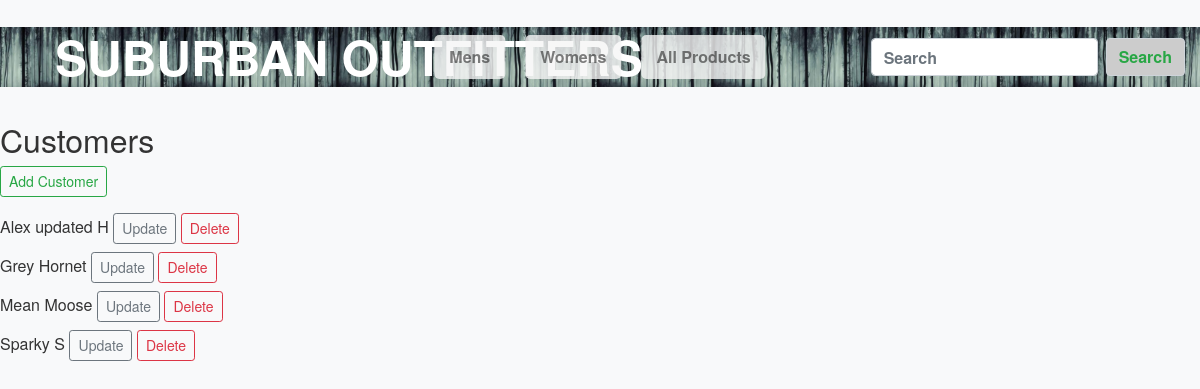
/customers/customer_list/, run on the app's committed database.
### customer/models.py (models this page shows, shortened)
class Customer(models.Model):
    firstName = models.CharField(max_length=100)
    lastName = models.CharField(max_length=100)
    address = models.CharField(max_length=200)

### customer/views.py (the view)
# urls.py: path('customer_list/', views.CustomerListView.as_view(), name="customer_list"),
class CustomerListView(View):
    def get(self, request):
        customers = Customer.objects.all()
        return render(request, 'customer_list.html', {'customers': customers})

### customer/context_processors.py (called while the page is built)
def categories(request):
    return {
        'categories': Category.objects.all()
    }

### templates/customer_list.html
{% load static %}
<!DOCTYPE html>
<html>
<head>
    <link rel="stylesheet" href="https://stackpath.bootstrapcdn.com/bootstrap/4.5.2/css/bootstrap.min.css">
    <link rel="stylesheet" href="{% static 'css/styles.css' %}">
</head>
<body>
    {% include "nav.html" %}
    <h2>Customers</h2>
    <a href="{% url 'customer_add' %}" class="btn btn-outline-success btn-sm mb-3">Add Customer</a>
    <ul class="list-unstyled">
        {% for customer in customers %}
        <li class="mb-2">
            {{ customer.firstName }} {{ customer.lastName }}
            <a href="{% url 'customer_update' customer.pk %}" class="btn btn-outline-secondary btn-sm">Update</a>
            <a href="{% url 'customer_delete' customer.pk %}" class="btn btn-outline-danger btn-sm">Delete</a>
        </li>
        {% endfor %}
    </ul>
</body>
</html>

### static/css/styles.css (style rules this page uses)
body { background-color: #f8f9fa; color: #333; font-family: 'Helvetica Neue', Helvetica, Arial, sans-serif; margin-top: 120px; }
h1, h2, h3, h4, h5, h6 { color: #333; }
.mb-3 { margin-bottom: 1rem; }

### data on the page
Customer: firstName "Alex updated", lastName "H"
Customer: firstName "Grey", lastName "Hornet"
Customer: firstName "Mean", lastName "Moose"
Customer: firstName "Sparky", lastName "S"
